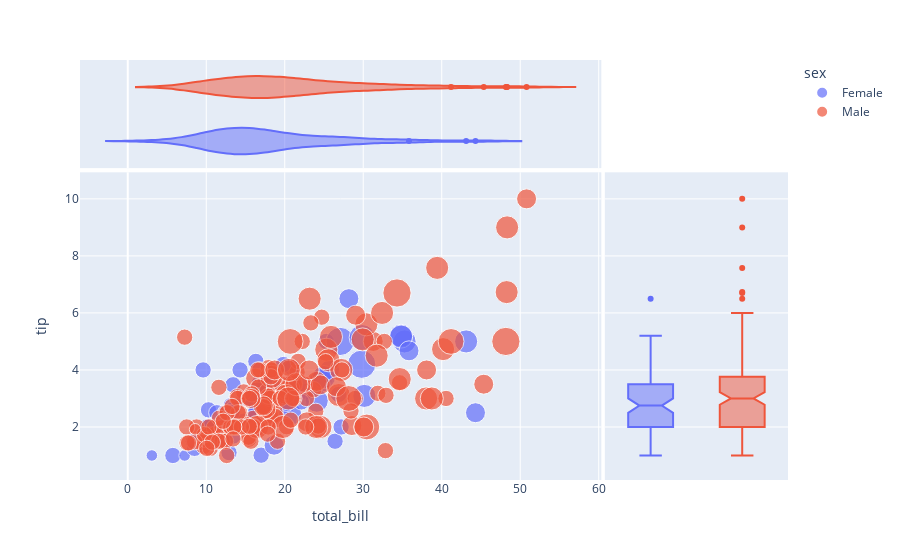

Notebook cell for this chart:
### Code cell
px.scatter(tips,
           x='total_bill',
           y='tip',
           marginal_x='violin',
           marginal_y='box',
           size='size',
           color='sex')

### Figure 1 — Plotly figure (JSON) as saved in the notebook; plotly's stock layout.template omitted (floating-point values rounded to 4 significant figures; data arrays with more than 128 entries replaced by an {"elided": "..."} marker saying what was removed)
{"data": [{"hovertemplate": "sex=Female<br>total_bill=%{x}<br>tip=%{y}<br>size=%{marker.size}<extra></extra>", "legendgroup": "Female", "marker": {"color": "#636efa", "size": [2, 4, 4, 2, 3, 3, 2, 2, 2, 2, 4, 3, 2, 4, 2, 2, 1, 3, 2, 2, 2, 1, 4, 2, 2, 2, 2, 2, 3, 2, 2, 2, 1, 3, 2, 2, 2, 4, 2, 2, 6, 2, 2, 2, 2, 2, 2, 2, 2, 2, 2, 2, 6, 2, 2, 3, 2, 5, 4, 2, 3, 2, 2, 2, 2, 3, 3, 2, 4, 2, 2, 2, 2, 3, 2, 2, 3, 2, 4, 2, 3, 2, 2, 2, 3, 2, 2], "sizemode": "area", "sizeref": 0.015, "symbol": "circle"}, "mode": "markers", "name": "Female", "orientation": "v", "showlegend": true, "type": "scatter", "x": [16.99, 24.59, 35.26, 14.83, 10.33, 16.97, 20.29, 15.77, 19.65, 15.06, 20.69, 16.93, 10.29, 34.81, 26.41, 16.45, 3.07, 17.07, 26.86, 25.28, 14.73, 10.07, 34.83, 5.75, 16.32, 22.75, 11.35, 15.38, 44.3, 22.42, 20.92, 14.31, 7.25, 25.71, 17.31, 10.65, 12.43, 24.08, 13.42, 12.48, 29.8, 14.52, 11.38, 20.27, 11.17, 12.26, 18.26, 8.51, 10.33, 14.15, 13.16, 17.47, 27.05, 16.43, 8.35, 18.64, 11.87, 29.85, 25, 13.39, 16.21, 17.51, 10.59, 10.63, 9.6, 20.9, 18.15, 19.81, 43.11, 13, 12.74, 13, 16.4, 16.47, 12.76, 13.27, 28.17, 12.9, 30.14, 13.42, 15.98, 16.27, 10.09, 22.12, 35.83, 27.18, 18.78], "xaxis": "x", "y": [1.01, 3.61, 5, 3.02, 1.67, 3.5, 2.75, 2.23, 3, 3, 2.45, 3.07, 2.6, 5.2, 1.5, 2.47, 1, 3, 3.14, 5, 2.2, 1.83, 5.17, 1, 4.3, 3.25, 2.5, 3, 2.5, 3.48, 4.08, 4, 1, 4, 3.5, 1.5, 1.8, 2.92, 1.68, 2.52, 4.2, 2, 2, 2.83, 1.5, 2, 3.25, 1.25, 2, 2, 2.75, 3.5, 5, 2.3, 1.5, 1.36, 1.63, 5.14, 3.75, 2.61, 2, 3, 1.61, 2, 4, 3.5, 3.5, 4.19, 5, 2, 2.01, 2, 2.5, 3.23, 2.23, 2.5, 6.5, 1.1, 3.09, 3.48, 3, 2.5, 2, 2.88, 4.67, 2, 3], "yaxis": "y"}, {"alignmentgroup": "True", "hovertemplate": "sex=Female<br>total_bill=%{x}<extra></extra>", "legendgroup": "Female", "marker": {"color": "#636efa", "symbol": "circle"}, "name": "Female", "offsetgroup": "Female", "scalegroup": "x", "showlegend": false, "type": "violin", "x": [16.99, 24.59, 35.26, 14.83, 10.33, 16.97, 20.29, 15.77, 19.65, 15.06, 20.69, 16.93, 10.29, 34.81, 26.41, 16.45, 3.07, 17.07, 26.86, 25.28, 14.73, 10.07, 34.83, 5.75, 16.32, 22.75, 11.35, 15.38, 44.3, 22.42, 20.92, 14.31, 7.25, 25.71, 17.31, 10.65, 12.43, 24.08, 13.42, 12.48, 29.8, 14.52, 11.38, 20.27, 11.17, 12.26, 18.26, 8.51, 10.33, 14.15, 13.16, 17.47, 27.05, 16.43, 8.35, 18.64, 11.87, 29.85, 25, 13.39, 16.21, 17.51, 10.59, 10.63, 9.6, 20.9, 18.15, 19.81, 43.11, 13, 12.74, 13, 16.4, 16.47, 12.76, 13.27, 28.17, 12.9, 30.14, 13.42, 15.98, 16.27, 10.09, 22.12, 35.83, 27.18, 18.78], "xaxis": "x3", "yaxis": "y3"}, {"alignmentgroup": "True", "hovertemplate": "sex=Female<br>tip=%{y}<extra></extra>", "legendgroup": "Female", "marker": {"color": "#636efa", "symbol": "circle"}, "name": "Female", "notched": true, "offsetgroup": "Female", "showlegend": false, "type": "box", "xaxis": "x2", "y": [1.01, 3.61, 5, 3.02, 1.67, 3.5, 2.75, 2.23, 3, 3, 2.45, 3.07, 2.6, 5.2, 1.5, 2.47, 1, 3, 3.14, 5, 2.2, 1.83, 5.17, 1, 4.3, 3.25, 2.5, 3, 2.5, 3.48, 4.08, 4, 1, 4, 3.5, 1.5, 1.8, 2.92, 1.68, 2.52, 4.2, 2, 2, 2.83, 1.5, 2, 3.25, 1.25, 2, 2, 2.75, 3.5, 5, 2.3, 1.5, 1.36, 1.63, 5.14, 3.75, 2.61, 2, 3, 1.61, 2, 4, 3.5, 3.5, 4.19, 5, 2, 2.01, 2, 2.5, 3.23, 2.23, 2.5, 6.5, 1.1, 3.09, 3.48, 3, 2.5, 2, 2.88, 4.67, 2, 3], "yaxis": "y2"}, {"hovertemplate": "sex=Male<br>total_bill=%{x}<br>tip=%{y}<br>size=%{marker.size}<extra></extra>", "legendgroup": "Male", "marker": {"color": "#EF553B", "size": {"elided": "157 int values"}, "sizemode": "area", "sizeref": 0.015, "symbol": "circle"}, "mode": "markers", "name": "Male", "orientation": "v", "showlegend": true, "type": "scatter", "x": {"elided": "157 float values"}, "xaxis": "x", "y": {"elided": "157 float values"}, "yaxis": "y"}, {"alignmentgroup": "True", "hovertemplate": "sex=Male<br>total_bill=%{x}<extra></extra>", "legendgroup": "Male", "marker": {"color": "#EF553B", "symbol": "circle"}, "name": "Male", "offsetgroup": "Male", "scalegroup": "x", "showlegend": false, "type": "violin", "x": {"elided": "157 float values"}, "xaxis": "x3", "yaxis": "y3"}, {"alignmentgroup": "True", "hovertemplate": "sex=Male<br>tip=%{y}<extra></extra>", "legendgroup": "Male", "marker": {"color": "#EF553B", "symbol": "circle"}, "name": "Male", "notched": true, "offsetgroup": "Male", "showlegend": false, "type": "box", "xaxis": "x2", "y": {"elided": "157 float values"}, "yaxis": "y2"}], "layout": {"legend": {"itemsizing": "constant", "title": {"text": "sex"}, "tracegroupgap": 0}, "margin": {"t": 60}, "xaxis": {"anchor": "y", "domain": [0, 0.7363], "title": {"text": "total_bill"}}, "xaxis2": {"anchor": "y2", "domain": [0.7413, 1], "matches": "x2", "showgrid": false, "showline": false, "showticklabels": false, "ticks": ""}, "xaxis3": {"anchor": "y3", "domain": [0, 0.7363], "matches": "x", "showgrid": true, "showticklabels": false}, "xaxis4": {"anchor": "y4", "domain": [0.7413, 1], "matches": "x2", "showgrid": false, "showline": false, "showticklabels": false, "ticks": ""}, "yaxis": {"anchor": "x", "domain": [0, 0.7326], "title": {"text": "tip"}}, "yaxis2": {"anchor": "x2", "domain": [0, 0.7326], "matches": "y", "showgrid": true, "showticklabels": false}, "yaxis3": {"anchor": "x3", "domain": [0.7426, 1], "matches": "y3", "showgrid": false, "showline": false, "showticklabels": false, "ticks": ""}, "yaxis4": {"anchor": "x4", "domain": [0.7426, 1], "matches": "y3", "showgrid": true, "showline": false, "showticklabels": false, "ticks": ""}}}
